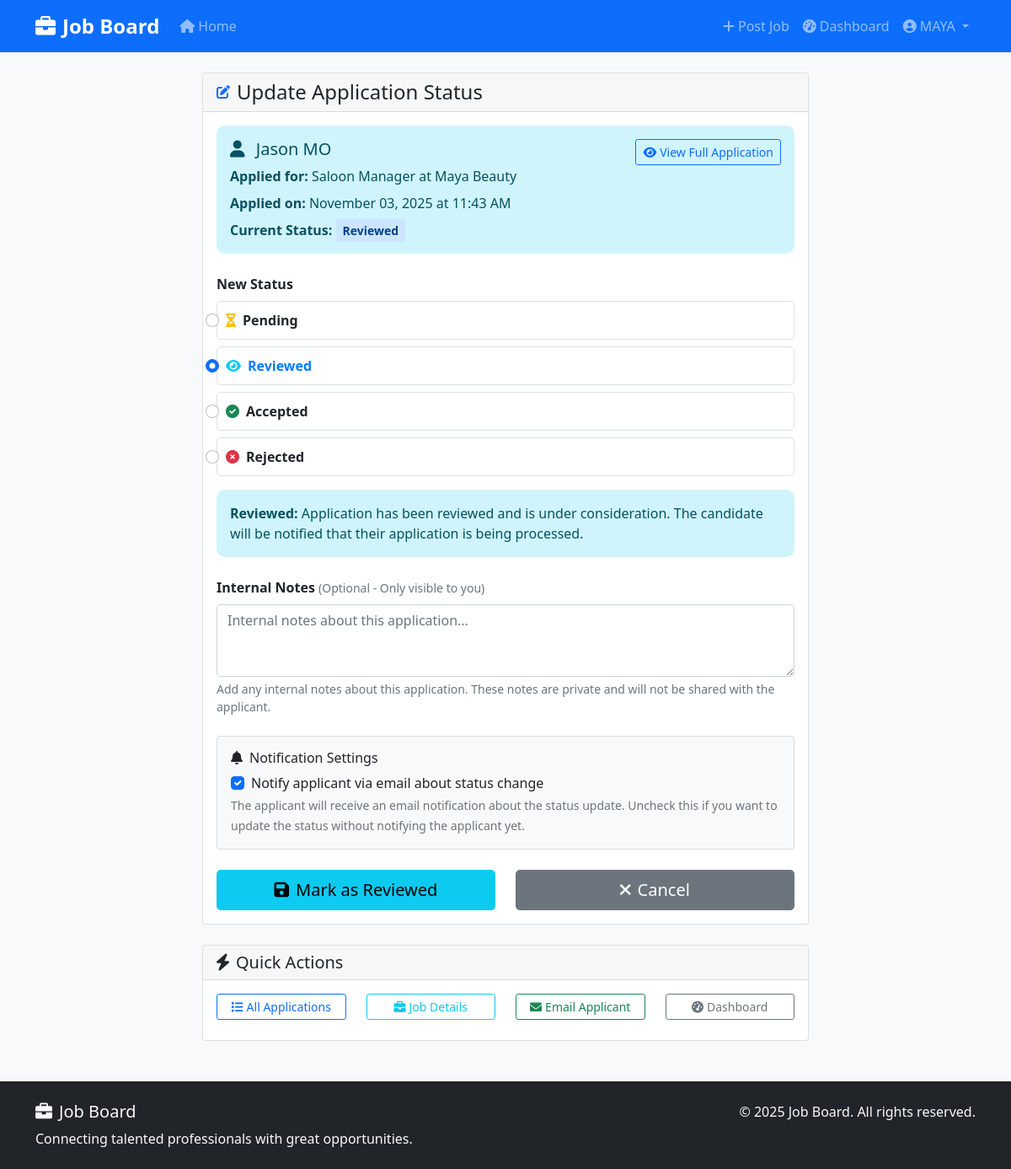
The page /application/5/update-status/ (signed in) on the database its author committed.
### jobs/models.py (models this page shows, shortened)
class Application(models.Model):
    job = models.ForeignKey(Job, on_delete=models.CASCADE, related_name='applications')
    applicant = models.ForeignKey(User, on_delete=models.CASCADE, related_name='applications')
    cover_letter = models.TextField()
    status = models.CharField(max_length=20, choices=APPLICATION_STATUS_CHOICES, default='pending')
    applied_at = models.DateTimeField(auto_now_add=True)
    updated_at = models.DateTimeField(auto_now=True)
    notes = models.TextField(blank=True, null=True, help_text="Internal notes by employer")
    class Meta:
        unique_together = ('job', 'applicant')
        ordering = ['-applied_at']

class Job(models.Model):
    employer = models.ForeignKey(User, on_delete=models.CASCADE, related_name='jobs')
    title = models.CharField(max_length=200)
    company_name = models.CharField(max_length=200)
    description = models.TextField()
    requirements = models.TextField()
    location = models.CharField(max_length=200)
    salary_min = models.DecimalField(max_digits=10, decimal_places=2, blank=True, null=True)
    salary_max = models.DecimalField(max_digits=10, decimal_places=2, blank=True, null=True)
    job_type = models.CharField(max_length=20, choices=JOB_TYPE_CHOICES, default='full_time')
    is_active = models.BooleanField(default=True)
    created_at = models.DateTimeField(auto_now_add=True)
    updated_at = models.DateTimeField(auto_now=True)
    deadline = models.DateTimeField(blank=True, null=True)
    class Meta:
        ordering = ['-created_at']

### accounts/models.py (models this page shows, shortened)
class JobSeekerProfile(models.Model):
    user = models.OneToOneField(User, on_delete=models.CASCADE)
    full_name = models.CharField(max_length=200)
    phone_number = models.CharField(max_length=20, blank=True, null=True)
    location = models.CharField(max_length=200, blank=True, null=True)
    resume = models.FileField(upload_to='resumes/', blank=True, null=True)
    profile_picture = models.ImageField(upload_to='profile_pictures/', blank=True, null=True)
    skills = models.TextField(help_text="Enter skills separated by commas")
    experience = models.TextField(blank=True, null=True)
    education = models.TextField(blank=True, null=True)
    linkedin_url = models.URLField(blank=True, null=True)
    portfolio_url = models.URLField(blank=True, null=True)
    created_at = models.DateTimeField(auto_now_add=True)
    updated_at = models.DateTimeField(auto_now=True)

### jobs/views.py (the view)
# urls.py: path('application/<int:pk>/update-status/', views.update_application_status, name='update_application_status'),
@login_required
def update_application_status(request, pk):
    application = get_object_or_404(Application, pk=pk)
    if application.job.employer != request.user:
        raise Http404("Application not found")
    if request.method == 'POST':
        form = ApplicationStatusForm(request.POST, instance=application)
        if form.is_valid():
            form.save()
            messages.success(request, 'Application status updated successfully!')
            return redirect('job_applications', pk=application.job.pk)
    else:
        form = ApplicationStatusForm(instance=application)
    context = {
        'form': form,
        'application': application,
    }
    return render(request, 'jobs/update_application_status.html', context)

### templates/jobs/update_application_status.html (shortened to what this page needs)
{% extends 'base.html' %}
{% block content %}
<div class="container-fluid">
    <div class="row justify-content-center">
        <div class="col-lg-8">
            <div class="card">
                <div class="card-header">
                    <div class="d-flex align-items-center">
                        <i class="fas fa-edit text-primary me-2"></i>
                        <h4 class="mb-0">Update Application Status</h4>
                    </div>
                </div>
                <div class="card-body">
                    <div class="alert alert-info mb-4">
                        <div class="row">
                            <div class="col-md-8">
                                <h5 class="alert-heading">
                                    <i class="fas fa-user me-2"></i>
                                    {{ application.applicant.jobseekerprofile.full_name|default:application.applicant.username }}
                                </h5>
                                <p class="mb-2">
                                    <strong>Applied for:</strong> {{ application.job.title }} at {{ application.job.company_name }}
                                </p>
                                <p class="mb-2">
                                    <strong>Applied on:</strong> {{ application.applied_at|date:"F d, Y \a\t g:i A" }}
                                </p>
                                <p class="mb-0">
                                    <strong>Current Status:</strong>
                                    <span class="application-status status-{{ application.status }}">
                                        {{ application.get_status_display }}
                                    </span>
                                </p>
                            </div>
                            <div class="col-md-4 text-end">
                                <a href="{% url 'application_detail' application.pk %}"
                                   class="btn btn-outline-primary btn-sm">
                                    <i class="fas fa-eye me-1"></i>View Full Application
                                </a>
                            </div>
                        </div>
                    </div>
                    <form method="post" id="statusUpdateForm">
                        <div class="mb-4">
                            <label for="{{ form.status.id_for_label }}" class="form-label">
                                <strong>New Status</strong>
                            </label>
                            <div class="status-options">
                                {% for choice in form.status.field.choices %}
                                    <div class="form-check mb-2">
                                        <input class="form-check-input"
                                               type="radio"
                                               name="status"
                                               id="status_{{ choice.0 }}"
                                               value="{{ choice.0 }}"
                                               {% if form.status.value == choice.0 %}checked{% endif %}
                                               onchange="updateStatusDescription('{{ choice.0 }}')">
                                        <label class="form-check-label d-flex align-items-center" for="status_{{ choice.0 }}">
                                            <span class="status-icon me-2">
                                                {% if choice.0 == 'pending' %}
                                                    <i class="fas fa-hourglass-half text-warning"></i>
                                                {% elif choice.0 == 'reviewed' %}
                                                    <i class="fas fa-eye text-info"></i>
                                                {% elif choice.0 == 'accepted' %}
                                                    <i class="fas fa-check-circle text-success"></i>
                                                {% elif choice.0 == 'rejected' %}
                                                    <i class="fas fa-times-circle text-danger"></i>
                                                {% endif %}
                                            </span>
                                            <strong>{{ choice.1 }}</strong>
                                        </label>
                                    </div>
                                {% endfor %}
                            </div>
                            <div class="status-descriptions mt-3">
                                <div id="desc_reviewed" class="status-description" style="display: none;">
                                    <div class="alert alert-info">
                                        <strong>Reviewed:</strong> Application has been reviewed and is under consideration. The candidate will be notified that their application is being processed.
                                    </div>
                                </div>
                            </div>
                        </div>
                        <div class="mb-4">
                            <label for="{{ form.notes.id_for_label }}" class="form-label">
                                <strong>Internal Notes</strong>
                                <small class="text-muted">(Optional - Only visible to you)</small>
                            </label>
                            {{ form.notes }}
                            <div class="form-text">
                                Add any internal notes about this application. These notes are private and will not be shared with the applicant.
                            </div>
                        </div>
                        <div class="mb-4">
                            <div class="card bg-light">
                                <div class="card-body">
                                    <h6><i class="fas fa-bell me-2"></i>Notification Settings</h6>
                                    <div class="form-check">
                                        <input class="form-check-input"
                                               type="checkbox"
                                               id="notify_applicant"
                                               name="notify_applicant"
                                               checked>
                                        <label class="form-check-label" for="notify_applicant">
                                            Notify applicant via email about status change
                                        </label>
                                    </div>
                                    <small class="text-muted">
                                        The applicant will receive an email notification about the status update.
                                        Uncheck this if you want to update the status without notifying the applicant yet.
                                    </small>
                                </div>
                            </div>
                        </div>
                        <div class="row">
                            <div class="col-md-6">
                                <button type="submit" class="btn btn-primary btn-lg w-100" id="updateStatusBtn">
                                </button>
                            </div>
                            <div class="col-md-6">
                                <a href="{% url 'application_detail' application.pk %}" class="btn btn-secondary btn-lg w-100">
                                    <i class="fas fa-times me-2"></i>Cancel
                                </a>
                            </div>
                        </div>
                    </form>
                </div>
            </div>
            <div class="card mt-4">
                <div class="card-header">
                    <h5 class="mb-0"><i class="fas fa-bolt me-2"></i>Quick Actions</h5>
                </div>
                <div class="card-body">
                    <div class="row">
                        <div class="col-md-3">
                            <a href="{% url 'job_applications' application.job.pk %}" class="btn btn-outline-primary btn-sm w-100 mb-2">
                                <i class="fas fa-list me-1"></i>All Applications
                            </a>
                        </div>
                        <div class="col-md-3">
                            <a href="{% url 'job_detail' application.job.pk %}" class="btn btn-outline-info btn-sm w-100 mb-2">
                                <i class="fas fa-briefcase me-1"></i>Job Details
                            </a>
                        </div>
                        <div class="col-md-3">
                            <a href="mailto:{{ application.applicant.email }}" class="btn btn-outline-success btn-sm w-100 mb-2">
                                <i class="fas fa-envelope me-1"></i>Email Applicant
                            </a>
                        </div>
                        <div class="col-md-3">
                            <a href="{% url 'employer_dashboard' %}" class="btn btn-outline-secondary btn-sm w-100 mb-2">
                                <i class="fas fa-tachometer-alt me-1"></i>Dashboard
                            </a>
                        </div>
                    </div>
                </div>
            </div>
        </div>
    </div>
</div>
{% endblock %}

### templates/base.html (shortened to what this page needs)
<!DOCTYPE html>
<html lang="en">
<head>
    <link href="https://cdn.jsdelivr.net/npm/bootstrap@5.1.3/dist/css/bootstrap.min.css" rel="stylesheet">
    <link rel="stylesheet" href="https://cdnjs.cloudflare.com/ajax/libs/font-awesome/6.0.0/css/all.min.css">
    {% load static %}
    <link rel="stylesheet" href="{% static 'css/style.css' %}">
</head>
<body>
    <nav class="navbar navbar-expand-lg navbar-dark bg-primary">
        <div class="container">
            <a class="navbar-brand fw-bold" href="{% url 'home' %}">
                <i class="fas fa-briefcase me-2"></i>Job Board
            </a>
            <div class="collapse navbar-collapse" id="navbarNav">
                <ul class="navbar-nav me-auto">
                    <li class="nav-item">
                        <a class="nav-link" href="{% url 'home' %}">
                            <i class="fas fa-home me-1"></i>Home
                        </a>
                    </li>
                </ul>
                <ul class="navbar-nav">
                    {% if user.is_authenticated %}
                        {% if user.userprofile.role == 'employer' %}
                            <li class="nav-item">
                                <a class="nav-link" href="{% url 'create_job' %}">
                                    <i class="fas fa-plus me-1"></i>Post Job
                                </a>
                            </li>
                            <li class="nav-item">
                                <a class="nav-link" href="{% url 'employer_dashboard' %}">
                                    <i class="fas fa-tachometer-alt me-1"></i>Dashboard
                                </a>
                            </li>
                        {% endif %}
                        <li class="nav-item dropdown">
                            <a class="nav-link dropdown-toggle" href="#" id="navbarDropdown" role="button" data-bs-toggle="dropdown">
                                <i class="fas fa-user-circle me-1"></i>{{ user.username }}
                            </a>
                        </li>
                    {% endif %}
                </ul>
            </div>
        </div>
    </nav>
    <main class="container mt-4">
        {% block content %}{% endblock %}
    </main>
    <footer class="bg-dark text-light py-4 mt-5">
        <div class="container">
            <div class="row">
                <div class="col-md-6">
                    <h5><i class="fas fa-briefcase me-2"></i>Job Board</h5>
                    <p class="mb-0">Connecting talented professionals with great opportunities.</p>
                </div>
                <div class="col-md-6 text-md-end">
                    <p class="mb-0">&copy; {% now "Y" %} Job Board. All rights reserved.</p>
                </div>
            </div>
        </div>
    </footer>
</body>
</html>

### rows shown on the page
Application: applicant.jobseekerprofile.full_name "Jason MO", job "Saloon Manager", job.company_name "Maya Beauty", applied_at "November 03, 2025 at 11:43 AM", status "Reviewed", status "☐ Pending" "☑ Reviewed" "☐ Accepted" "☐ Rejected"

### other values the page prints
{{ user.username }} "MAYA"
{{ choice.1 }} "Pending" "Reviewed" "Accepted" "Rejected"
